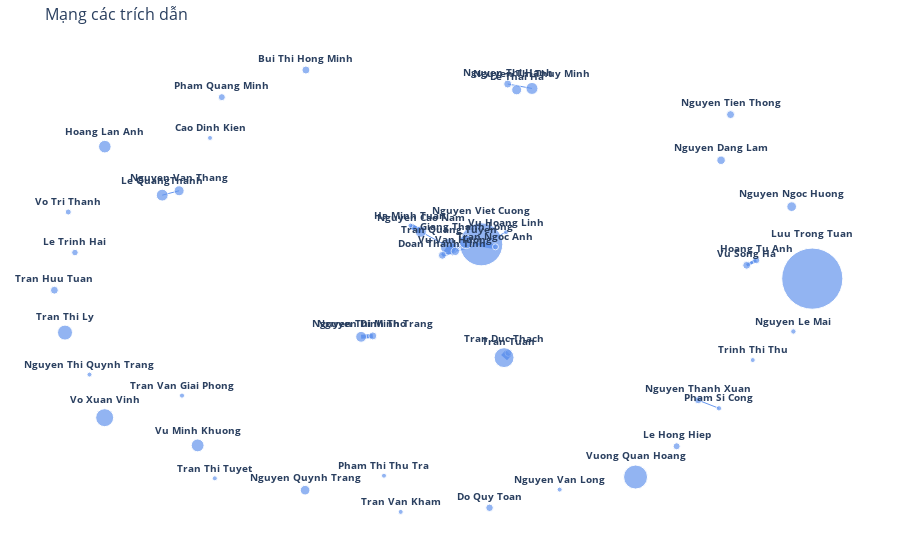

Notebook cell for this chart:
### Markdown cell above
### Visualize graph

### Code cell
# Customize layout
layout = go.Layout(
    title='Mạng các trích dẫn',
    titlefont_size=16,
    showlegend=False,
    hovermode='closest',
    margin=dict(b=20,l=5,r=5,t=40),
    paper_bgcolor='rgba(0,0,0,0)', # transparent background
    plot_bgcolor='rgba(0,0,0,0)', # transparent 2nd background
    xaxis =  {'showgrid': False, 'zeroline': False}, # no gridlines
    yaxis = {'showgrid': False, 'zeroline': False}, # no gridlines
)

# Create figure
fig = go.Figure(layout = layout)

# Add all edge traces
for trace in edge_trace:
    fig.add_trace(trace)
    
# Add node trace
fig.add_trace(node_trace)

# Remove legend
fig.update_layout(showlegend = False)

# Remove tick labels
fig.update_xaxes(showticklabels = False)
fig.update_yaxes(showticklabels = False)

# Show figure
fig.show()

### Figure 1 — Plotly figure (JSON) as saved in the notebook; plotly's stock layout.template omitted (floating-point values rounded to 4 significant figures)
{"data": [{"hoverinfo": "text", "line": {"color": "cornflowerblue", "width": 5}, "mode": "lines", "text": ["Nguyen Viet Cuong--Tran Ngoc Anh: 5"], "type": "scatter", "x": [0.1328, 0.1696, null], "y": [0.2166, 0.2053, null]}, {"hoverinfo": "text", "line": {"color": "cornflowerblue", "width": 1}, "mode": "lines", "text": ["Nguyen Viet Cuong--Tran Quang Tuyen: 1"], "type": "scatter", "x": [0.1328, 0.04805, null], "y": [0.2166, 0.2053, null]}, {"hoverinfo": "text", "line": {"color": "cornflowerblue", "width": 1}, "mode": "lines", "text": ["Nguyen Viet Cuong--Vu Van Huong: 1"], "type": "scatter", "x": [0.1328, 0.06565, null], "y": [0.2166, 0.1851, null]}, {"hoverinfo": "text", "line": {"color": "cornflowerblue", "width": 1}, "mode": "lines", "text": ["Nguyen Viet Cuong--Vu Hoang Linh: 1"], "type": "scatter", "x": [0.1328, 0.1968, null], "y": [0.2166, 0.2715, null]}, {"hoverinfo": "text", "line": {"color": "cornflowerblue", "width": 2}, "mode": "lines", "text": ["Nguyen Viet Cuong--Giang Thanh Long: 2"], "type": "scatter", "x": [0.1328, 0.09358, null], "y": [0.2166, 0.228, null]}, {"hoverinfo": "text", "line": {"color": "cornflowerblue", "width": 1}, "mode": "lines", "text": ["Giang Thanh Long--Tran Quang Tuyen: 1"], "type": "scatter", "x": [0.09358, 0.04805, null], "y": [0.228, 0.2053, null]}, {"hoverinfo": "text", "line": {"color": "cornflowerblue", "width": 1}, "mode": "lines", "text": ["Giang Thanh Long--Vu Van Huong: 1"], "type": "scatter", "x": [0.09358, 0.06565, null], "y": [0.228, 0.1851, null]}, {"hoverinfo": "text", "line": {"color": "cornflowerblue", "width": 1}, "mode": "lines", "text": ["Nguyen Van Thang--Le QuangThanh: 1"], "type": "scatter", "x": [-0.6489, -0.6926, null], "y": [0.4574, 0.4376, null]}, {"hoverinfo": "text", "line": {"color": "cornflowerblue", "width": 10}, "mode": "lines", "text": ["Tran Quang Tuyen--Vu Van Huong: 10"], "type": "scatter", "x": [0.04805, 0.06565, null], "y": [0.2053, 0.1851, null]}, {"hoverinfo": "text", "line": {"color": "cornflowerblue", "width": 3}, "mode": "lines", "text": ["Tran Quang Tuyen--Doan Thanh Tinh: 3"], "type": "scatter", "x": [0.04805, 0.03217, null], "y": [0.2053, 0.1673, null]}, {"hoverinfo": "text", "line": {"color": "cornflowerblue", "width": 1}, "mode": "lines", "text": ["Tran Quang Tuyen--Nguyen Cao Nam: 1"], "type": "scatter", "x": [0.04805, -0.02373, null], "y": [0.2053, 0.2736, null]}, {"hoverinfo": "text", "line": {"color": "cornflowerblue", "width": 3}, "mode": "lines", "text": ["Vu Van Huong--Doan Thanh Tinh: 3"], "type": "scatter", "x": [0.06565, 0.03217, null], "y": [0.1851, 0.1673, null]}, {"hoverinfo": "text", "line": {"color": "cornflowerblue", "width": 4}, "mode": "lines", "text": ["Nguyen Thi Minh Trang--Nguyen Dinh Tho: 4"], "type": "scatter", "x": [-0.1479, -0.1781, null], "y": [-0.1949, -0.1989, null]}, {"hoverinfo": "text", "line": {"color": "cornflowerblue", "width": 5}, "mode": "lines", "text": ["Ha Minh Tuan--Nguyen Cao Nam: 5"], "type": "scatter", "x": [-0.05038, -0.02373, null], "y": [0.3009, 0.2736, null]}, {"hoverinfo": "text", "line": {"color": "cornflowerblue", "width": 1}, "mode": "lines", "text": ["Nguyen Thi Thuy Minh--Nguyen Thi Hanh: 1"], "type": "scatter", "x": [0.264, 0.2012, null], "y": [0.9171, 0.937, null]}, {"hoverinfo": "text", "line": {"color": "cornflowerblue", "width": 1}, "mode": "lines", "text": ["Pham Si Cong--Nguyen Thanh Xuan: 1"], "type": "scatter", "x": [0.7477, 0.6938, null], "y": [-0.5201, -0.4836, null]}, {"hoverinfo": "text", "line": {"color": "cornflowerblue", "width": 3}, "mode": "lines", "text": ["Vu Song Ha--Hoang Tu Anh: 3"], "type": "scatter", "x": [0.8195, 0.8442, null], "y": [0.1225, 0.1453, null]}, {"hoverinfo": "text", "line": {"color": "cornflowerblue", "width": 8}, "mode": "lines", "text": ["Tran Tuan--Tran Duc Thach: 8"], "type": "scatter", "x": [0.2032, 0.1918, null], "y": [-0.2711, -0.2924, null]}, {"hoverinfo": "text", "marker": {"color": ["cornflowerblue", "cornflowerblue", "cornflowerblue", "cornflowerblue", "cornflowerblue", "cornflowerblue", "cornflowerblue", "cornflowerblue", "cornflowerblue", "cornflowerblue", "cornflowerblue", "cornflowerblue", "cornflowerblue", "cornflowerblue", "cornflowerblue", "cornflowerblue", "cornflowerblue", "cornflowerblue", "cornflowerblue", "cornflowerblue", "cornflowerblue", "cornflowerblue", "cornflowerblue", "cornflowerblue", "cornflowerblue", "cornflowerblue", "cornflowerblue", "cornflowerblue", "cornflowerblue", "cornflowerblue", "cornflowerblue", "cornflowerblue", "cornflowerblue", "cornflowerblue", "cornflowerblue", "cornflowerblue", "cornflowerblue", "cornflowerblue", "cornflowerblue", "cornflowerblue", "cornflowerblue", "cornflowerblue", "cornflowerblue", "cornflowerblue", "cornflowerblue", "cornflowerblue", "cornflowerblue", "cornflowerblue"], "size": [24, 42.99, 13.66, 7, 5, 10, 6, 61.16, 18, 5, 5, 5.98, 7.5, 12.83, 16.32, 8.31, 5, 8, 10.83, 7.91, 7.83, 5, 10, 7, 8, 5, 5, 12, 8, 6.5, 5.33, 5.32, 9.65, 7.83, 7.06, 8, 12.58, 9.66, 15, 7.16, 8.49, 11.31, 5.12, 11.83, 5, 5, 7.01, 19.9]}, "mode": "markers+text", "text": ["<b>Vuong Quan Hoang</b>", "<b>Nguyen Viet Cuong</b>", "<b>Giang Thanh Long</b>", "<b>Pham Quang Minh</b>", "<b>Tran Thi Tuyet</b>", "<b>Nguyen Van Thang</b>", "<b>Vo Tri Thanh</b>", "<b>Luu Trong Tuan</b>", "<b>Vo Xuan Vinh</b>", "<b>Pham Thi Thu Tra</b>", "<b>Vu Hoang Linh</b>", "<b>Tran Ngoc Anh</b>", "<b>Do Quy Toan</b>", "<b>Vu Minh Khuong</b>", "<b>Tran Quang Tuyen</b>", "<b>Vu Van Huong</b>", "<b>Tran Van Kham</b>", "<b>Nguyen Thi Minh Trang</b>", "<b>Nguyen Dinh Tho</b>", "<b>Doan Thanh Tinh</b>", "<b>Tran Huu Tuan</b>", "<b>Cao Dinh Kien</b>", "<b>Le Thai Ha</b>", "<b>Le Hong Hiep</b>", "<b>Nguyen Tien Thong</b>", "<b>Ha Minh Tuan</b>", "<b>Nguyen Thi Quynh Trang</b>", "<b>Nguyen Thi Thuy Minh</b>", "<b>Bui Thi Hong Minh</b>", "<b>Le Trinh Hai</b>", "<b>Pham Si Cong</b>", "<b>Nguyen Le Mai</b>", "<b>Nguyen Quynh Trang</b>", "<b>Vu Song Ha</b>", "<b>Hoang Tu Anh</b>", "<b>Nguyen Thi Hanh</b>", "<b>Hoang Lan Anh</b>", "<b>Nguyen Ngoc Huong</b>", "<b>Tran Thi Ly</b>", "<b>Nguyen Thanh Xuan</b>", "<b>Nguyen Dang Lam</b>", "<b>Nguyen Cao Nam</b>", "<b>Tran Van Giai Phong</b>", "<b>Le QuangThanh</b>", "<b>Nguyen Van Long</b>", "<b>Trinh Thi Thu</b>", "<b>Tran Tuan</b>", "<b>Tran Duc Thach</b>"], "textfont": {"size": 10}, "textposition": "top center", "type": "scatter", "x": [0.532, 0.1328, 0.09358, -0.5384, -0.5566, -0.6489, -0.9357, 0.9892, -0.8415, -0.1189, 0.1968, 0.1696, 0.1542, -0.601, 0.04805, 0.06565, -0.07565, -0.1479, -0.1781, 0.03217, -0.9716, -0.569, 0.2244, 0.6383, 0.7778, -0.05038, -0.8808, 0.264, -0.3209, -0.9185, 0.7477, 0.9403, -0.323, 0.8195, 0.8442, 0.2012, -0.8412, 0.9358, -0.9441, 0.6938, 0.7532, -0.02373, -0.6415, -0.6926, 0.3356, 0.8352, 0.2032, 0.1918], "y": [-0.829, 0.2166, 0.228, 0.878, -0.8349, 0.4574, 0.3619, 0.06243, -0.5622, -0.8231, 0.2715, 0.2053, -0.9673, -0.6869, 0.2053, 0.1851, -0.9855, -0.1949, -0.1989, 0.1673, 0.01055, 0.6947, 0.9108, -0.6907, 0.7996, 0.3009, -0.3687, 0.9171, 1, 0.1797, -0.5201, -0.175, -0.8881, 0.1225, 0.1453, 0.937, 0.6556, 0.386, -0.18, -0.4836, 0.5945, 0.2736, -0.4631, 0.4376, -0.8856, -0.3034, -0.2711, -0.2924]}], "layout": {"hovermode": "closest", "margin": {"b": 20, "l": 5, "r": 5, "t": 40}, "paper_bgcolor": "rgba(0,0,0,0)", "plot_bgcolor": "rgba(0,0,0,0)", "showlegend": false, "title": {"font": {"size": 16}, "text": "Mạng các trích dẫn"}, "xaxis": {"showgrid": false, "showticklabels": false, "zeroline": false}, "yaxis": {"showgrid": false, "showticklabels": false, "zeroline": false}}}
